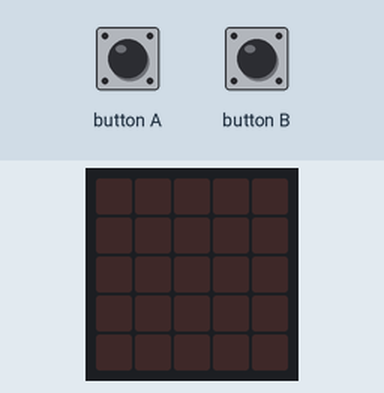
Recording of a program running on a simulated BBC micro:bit (MakeCode). Shown: the board's 5×5 LED display. The inputs (shaded band) are chosen by the test bench.

Above: at 1.2 s.
1.3 s: button A pressed for 0.15 s
At 2.5 s:
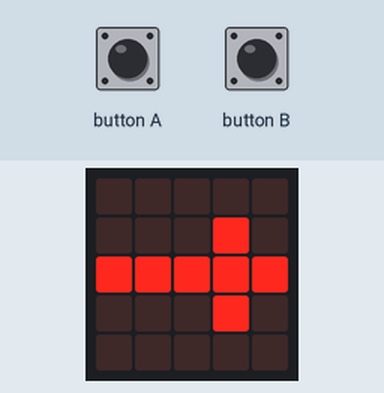
2.9 s: button B pressed for 0.15 s
At 3.7 s:
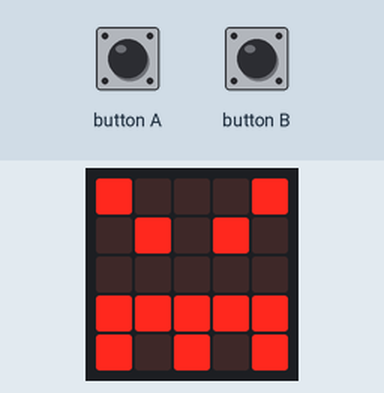
Timing chart, 0 to 5.9 s (numbered marks = the images above; inputs shaded):
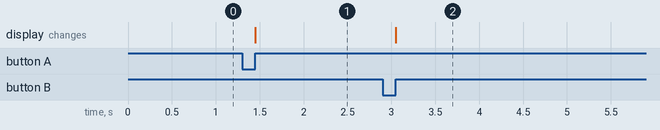

The program:

main.ts
```typescript
input.onButtonPressed(Button.A, function () {
    basic.showLeds(`
        . . . . .
        . . . # .
        # # # # #
        . . . # .
        . . . . .
        `)
})
input.onButtonPressed(Button.B, function () {
    basic.showIcon(IconNames.Angry)
})
```

test.ts
```typescript
// aquí va el archivo "tests"; esto no se compilará cuando este paquete se utilice como una extensión.
```

Measured:
- after the input at 1.3 s, the display: changes after 0.15 s (image 1)
- after the input at 2.9 s, the display: changes after 0.15 s (image 2)
